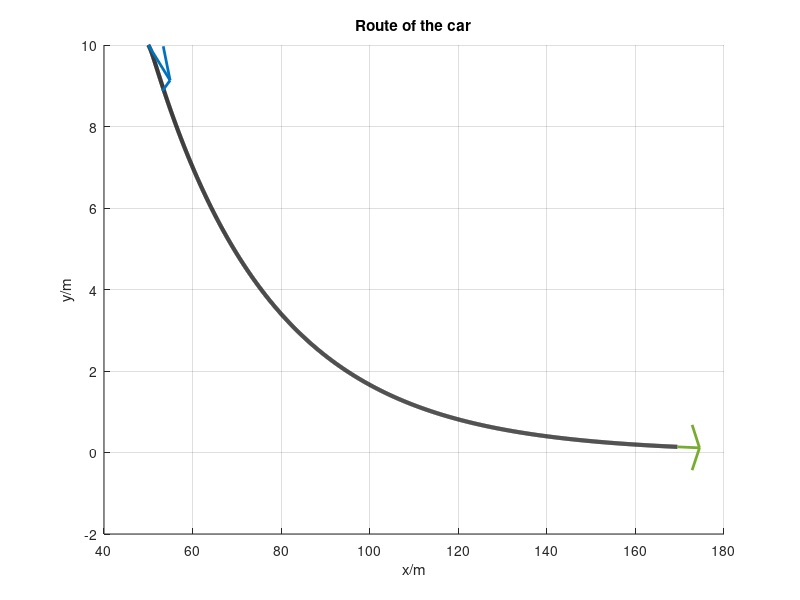

MATLAB code for this plot: (Note: this script raises an error after producing the figure.)
clear
clc
N=2408;
load PIDy_data.txt
load PIDtheta_data.txt
load PIDu_data.txt
load PIDx_data.txt
x=PIDx_data(:,2);
y=PIDy_data(:,2);
theta=PIDtheta_data(:,2);
t=PIDu_data(:,1)/10;
u=PIDu_data(:,2);

figure(1);
hold on;
plot(x(1:N),y(1:N),'k','LineWidth',3);
grid on;
xlabel('x/m');
ylabel('y/m');
title('Route of the car');
q1=quiver(x(1),y(1),cos(theta(1)/180*pi),sin(theta(1)/180*pi),5,'LineWidth',2);
q2=quiver(x(N),y(N),cos(theta(N)/180*pi),sin(theta(N)/180*pi),5,'LineWidth',2);
q1.Marker='o';
q2.Marker='x';

hold off;


figure(2);
plot(t(1:N),theta(1:N),'k','LineWidth',3);
grid on;
xlabel('t/s');
ylabel('\theta/\circ');
title('Change of \theta with time');

figure(3);
plot(t(1:N),u(1:N),'k','LineWidth',3);
grid on;
xlabel('t/s');
ylabel('u/\circ');
title('Change of u with time');

figure(4);
plot(t(1:N),y(1:N),'k','LineWidth',3);
grid on;
xlabel('t/s');
ylabel('y/m');
title('Change of y with time');
